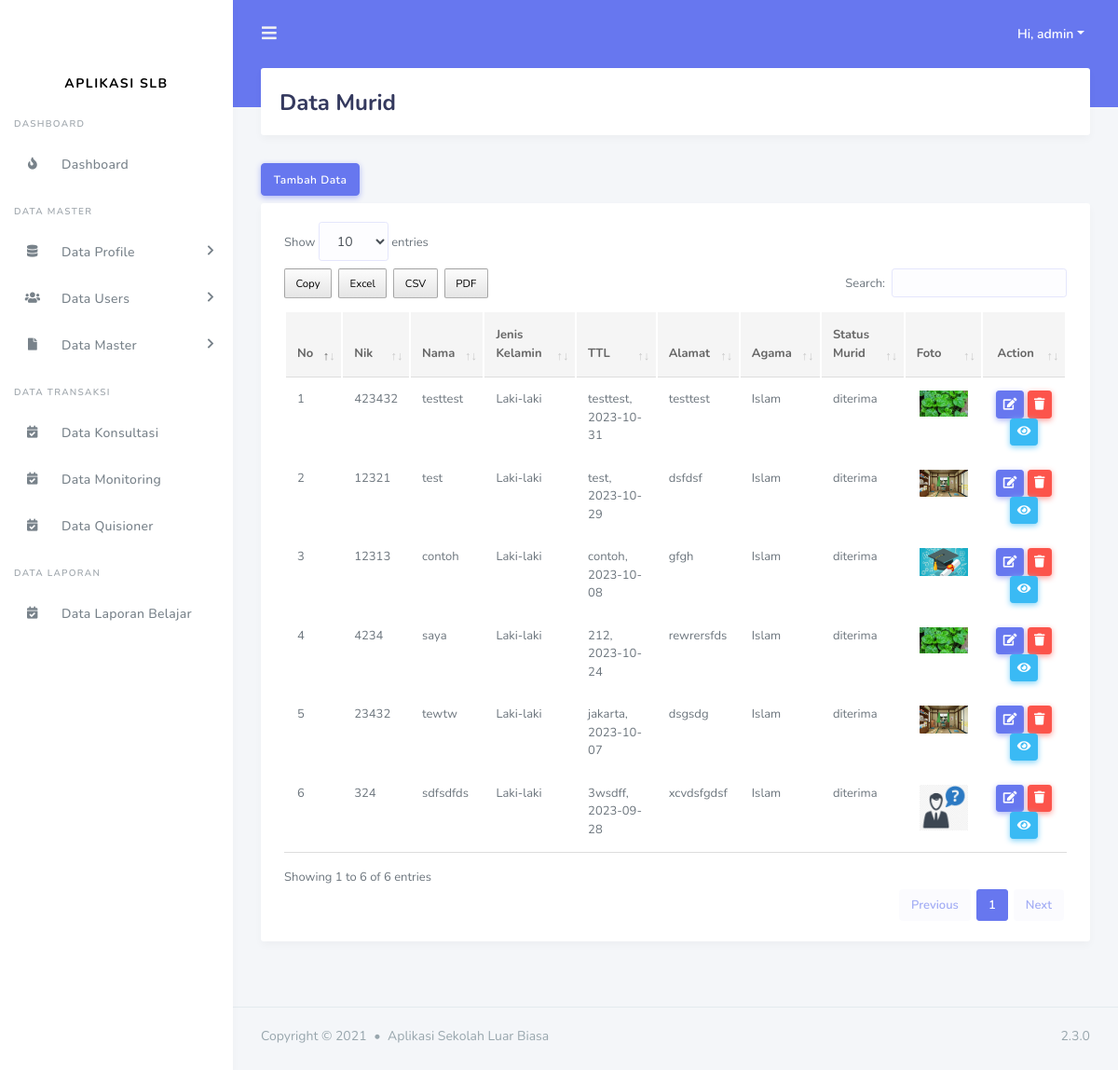
The app's page /admin/data_murid.php (signed in) with its own data.
### tables this page shows
CREATE TABLE `tbl_murid` (
  `id_murid` int(11) NOT NULL,
  `nik` varchar(100) NOT NULL,
  `nama` varchar(200) NOT NULL,
  `jenis_kelamin` varchar(100) NOT NULL,
  `tempat_lahir` varchar(100) NOT NULL,
  `tanggal_lahir` date NOT NULL,
  `gambar` varchar(200) NOT NULL,
  `alamat` varchar(200) NOT NULL,
  `agama` varchar(200) NOT NULL DEFAULT 'admin',
  `status_murid` enum('menunggu hasil','diterima','tidak') NOT NULL DEFAULT 'diterima'
);

### include/koneksi.php (called while the page is built, shortened)
<?php
$base_url = "http://localhost/aplikasi_slb/";
?>

### admin/data_murid.php (the view, shortened to what this page needs)
<?php
include('../include/koneksi.php');
include('../template/header.php');
include('../template/sidebar.php');
?>
<div class="main-content">
  <section class="section">
    <div class="section-header">
      <h1>Data Murid</h1>
    </div>
    <button type="button" class="btn btn-primary mb-2" data-toggle="modal" data-target="#tambahdata">
      Tambah Data
    </button>
    <div class="section-body">
      <div class="card table-responsive">
        <div class="card-body ">
            <table class="table table-hover" id="data_tabel">
            <thead>
              <tr>
                <th>No</th>
                <th>Nik</th>
                <th>Nama</th>
                <th>Jenis Kelamin</th>
                <th>TTL</th>
                <th>Alamat</th>
                <th>Agama</th>
                <th>Status Murid</th>
                <th>Foto</th>
                <th class ="text-center">Action</th>
              </tr>
            </thead>
            <tbody>
              <?php
                    $query = "SELECT * FROM tbl_murid order by id_murid desc";
                    $result_tasks = mysqli_query($conn, $query);
                    $no = 1;
                    while($row = mysqli_fetch_assoc($result_tasks)) { ?>
                <tr>
                  <td><?= $no++ ?></td>
                  <td><?= $row['nik']?></td>
                  <td><?= $row['nama']?></td>
                  <td><?= $row['jenis_kelamin']?></td>
                  <td><?= $row['tempat_lahir']?>, <?= $row['tanggal_lahir']?></td>
                  <td><?= $row['alamat']?></td>
                  <td><?= $row['agama']?></td>
                  <td><?= $row['status_murid']?></td>
                  <td width = "10%" class ="text-center"><img src="<?= $base_url ?>assets/img/murid/<?= $row['gambar']?>" alt="" width ="90%"></td>
                  <td class ="text-center">
                    <button type="button" class="btn btn-primary btn-sm" data-toggle="modal" data-target="#updatedata<?= $row['id_murid'] ?>">
                      <i class="fas fa-edit"></i>
                    </button>
                    <a href="<?= $base_url ?>proses_admin/data_murid/delete.php?id=<?= $row['id_murid'] ?>" class="btn btn-danger btn-sm"><i class="fas fa-trash"></i></a>
                    <a href="<?= $base_url ?>admin/data_walimurid.php?id=<?= $row['id_murid'] ?>" class="btn btn-info btn-sm"><i class="fas fa-eye"></i></a>
                  </td>
                </tr>
              <?php } ?>
            </tbody>
          </table>
        </div>
      </div>
    </div>
  </section>
</div>
<?php include('../template/footer.php'); ?>

### template/header.php (shortened to what this page needs)
<!DOCTYPE html>
<html lang="en">
<head>
    <link rel="stylesheet" href="https://stackpath.bootstrapcdn.com/bootstrap/4.3.1/css/bootstrap.min.css">
    <link rel="stylesheet" href="https://use.fontawesome.com/releases/v5.7.2/css/all.css">
    <link rel="stylesheet" href="<?= $base_url?>assets/css/style.css">
    <link rel="stylesheet" href="<?= $base_url?>assets/css/components.css">
    <link rel="stylesheet" href="<?= $base_url ?>assets/datatables/datatables.min.css">
    <link rel="stylesheet" href="<?= $base_url ?>assets/datatables/dataTables.bootstrap4.min.css">
    <link rel="stylesheet" href="<?= $base_url ?>assets/datatables/buttons.dataTables.min.css">
    <link href="https://cdnjs.cloudflare.com/ajax/libs/select2/4.0.7/css/select2.min.css" rel="stylesheet" />
    <link rel="stylesheet" href="<?php echo $base_url ?>assets/summernote/summernote-bs4.css">
</head>

### template/sidebar.php (shortened to what this page needs)
<?php
include("../include/koneksi.php");
?>
<body>
  <div id="app">
    <div class="main-wrapper">
      <div class="navbar-bg"></div>
      <nav class="navbar navbar-expand-lg main-navbar">
        <form class="form-inline mr-auto">
          <ul class="navbar-nav mr-3">
            <li><a href="#" data-toggle="sidebar" class="nav-link nav-link-lg"><i class="fas fa-bars"></i></a></li>
          </ul>
        </form>
        <ul class="navbar-nav navbar-right">
          <li class="dropdown"><a href="#" data-toggle="dropdown" class="nav-link dropdown-toggle nav-link-lg nav-link-user">
            <div class="d-sm-none d-lg-inline-block">Hi, <?= $_SESSION['nama_users'];?></div></a>
          </li>
        </ul>
      </nav>
      <div class="main-sidebar">
        <aside id="sidebar-wrapper">
          <div class="sidebar-brand">
            <br>
            <a href="" class = "">Aplikasi SLB</a>
          </div>
            <?php if($_SESSION['hak_akses'] == 'admin'){?>
              <ul class="sidebar-menu mt-3">
                <li class="menu-header">Dashboard</li>
                <li><a class="nav-link" href="<?= $base_url ?>admin/dashboard.php"><i class="fas fa-fire"></i> <span>Dashboard</span></a></li>
                <li class="menu-header">Data Master</li>
                <li class="nav-item dropdown ">
                  <a href="#" class="nav-link has-dropdown" data-toggle="dropdown"><i class="fas fa-database"></i> <span>Data Profile</span></a>
                </li>
                <li class="nav-item dropdown">
                  <a href="#" class="nav-link has-dropdown" data-toggle="dropdown"><i class="fas fa-users"></i> <span>Data Users</span></a>
                </li>
                <li class="nav-item dropdown">
                  <a href="#" class="nav-link has-dropdown" data-toggle="dropdown"><i class="fas fa-file"></i> <span>Data Master</span></a>
                </li>
                <li class="menu-header">Data Transaksi</li>
                <li ><a class="nav-link" href="<?= $base_url?>admin/data_konsultasi.php"><i class="fas fa-calendar-check"></i> <span>Data Konsultasi</span></a></li>
                <li ><a class="nav-link" href="<?= $base_url?>admin/data_monitoring.php"><i class="fas fa-calendar-check"></i> <span>Data Monitoring</span></a></li>
                <li ><a class="nav-link" href="<?= $base_url?>admin/data_quisioner.php"><i class="fas fa-calendar-check"></i> <span>Data Quisioner</span></a></li>
                <li class="menu-header">Data Laporan</li>
                <li ><a class="nav-link" href="<?= $base_url?>admin/laporan_belajar.php"><i class="fas fa-calendar-check"></i> <span>Data Laporan Belajar</span></a></li>
              </ul>
            <?php }else if($_SESSION['hak_akses'] == 'guru'){ ?>
              <ul class="sidebar-menu mt-3">
                <li class="menu-header">Dashboard</li>
                <li><a class="nav-link" href="<?= $base_url ?>admin/dashboard.php"><i class="fas fa-fire"></i> <span>Dashboard</span></a></li>
                <li class="nav-item dropdown">
                  <a href="#" class="nav-link has-dropdown" data-toggle="dropdown"><i class="fas fa-file"></i> <span>Data Master</span></a>
                  <ul class="dropdown-menu">
                    <li><a class="nav-link" href="<?= $base_url ?>guru/data_kelas.php">Data Kelas</a></li>
                    <li><a class="nav-link" href="<?= $base_url ?>guru/data_kategori.php">Data Kategori</a></li>
                  </ul>
                </li>
                <li class="menu-header">Data Transaksi</li>
                <li ><a class="nav-link" href="<?= $base_url?>guru/data_konsultasi.php"><i class="fas fa-calendar-check"></i> <span>Data Konsultasi</span></a></li>
                <li ><a class="nav-link" href="<?= $base_url?>guru/data_monitoring.php"><i class="fas fa-calendar-check"></i> <span>Data Monitoring</span></a></li>
                <li class="menu-header">Data Laporan</li>
                <li ><a class="nav-link" href="<?= $base_url?>guru/laporan_belajar.php"><i class="fas fa-calendar-check"></i> <span>Data Laporan Belajar</span></a></li>
              </ul>
            <?php } ?>
        </aside>
      </div>

### template/footer.php (shortened to what this page needs)
        <footer class="main-footer">
            <div class="footer-left">
                Copyright &copy; 2021 <div class="bullet"></div> Aplikasi Sekolah Luar Biasa
            </div>
            <div class="footer-right">
                2.3.0
            </div>
        </footer>
    </div>
  </div>
  </body>
</html>

### records on screen
tbl_murid: nik "423432", nama "testtest", jenis_kelamin "Laki-laki", tempat_lahir "testtest", tanggal_lahir "2023-10-31", alamat "testtest", agama "Islam", status_murid "diterima", gambar (picture)
tbl_murid: nik "12321", nama "test", jenis_kelamin "Laki-laki", tempat_lahir "test", tanggal_lahir "2023-10-29", alamat "dsfdsf", agama "Islam", status_murid "diterima", gambar (picture)
tbl_murid: nik "12313", nama "contoh", jenis_kelamin "Laki-laki", tempat_lahir "contoh", tanggal_lahir "2023-10-08", alamat "gfgh", agama "Islam", status_murid "diterima", gambar (picture)
tbl_murid: nik "4234", nama "saya", jenis_kelamin "Laki-laki", tempat_lahir "212", tanggal_lahir "2023-10-24", alamat "rewrersfds", agama "Islam", status_murid "diterima", gambar (picture)
tbl_murid: nik "23432", nama "tewtw", jenis_kelamin "Laki-laki", tempat_lahir "jakarta", tanggal_lahir "2023-10-07", alamat "dsgsdg", agama "Islam", status_murid "diterima", gambar (picture)
tbl_murid: nik "324", nama "sdfsdfds", jenis_kelamin "Laki-laki", tempat_lahir "3wsdff", tanggal_lahir "2023-09-28", alamat "xcvdsfgdsf", agama "Islam", status_murid "diterima", gambar (picture)

### other values on screen
$_SESSION['nama_users'] "admin"
